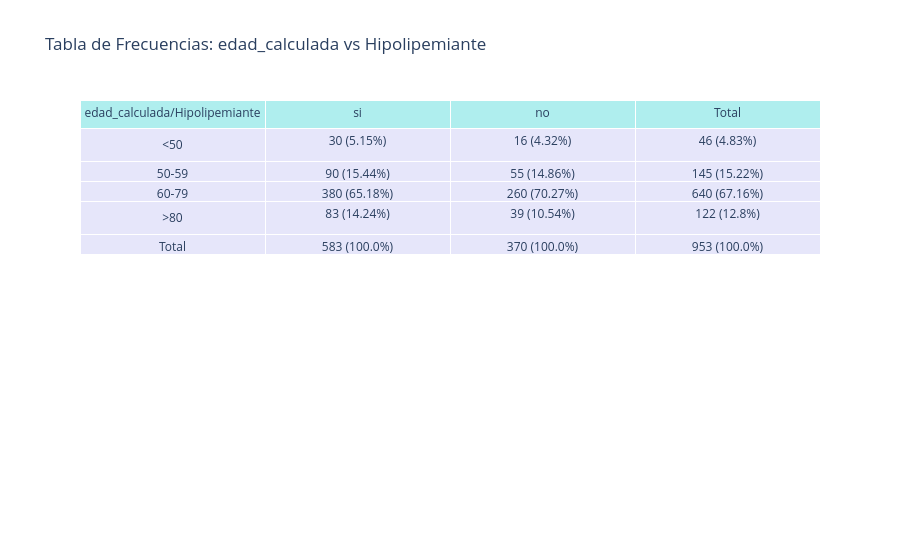
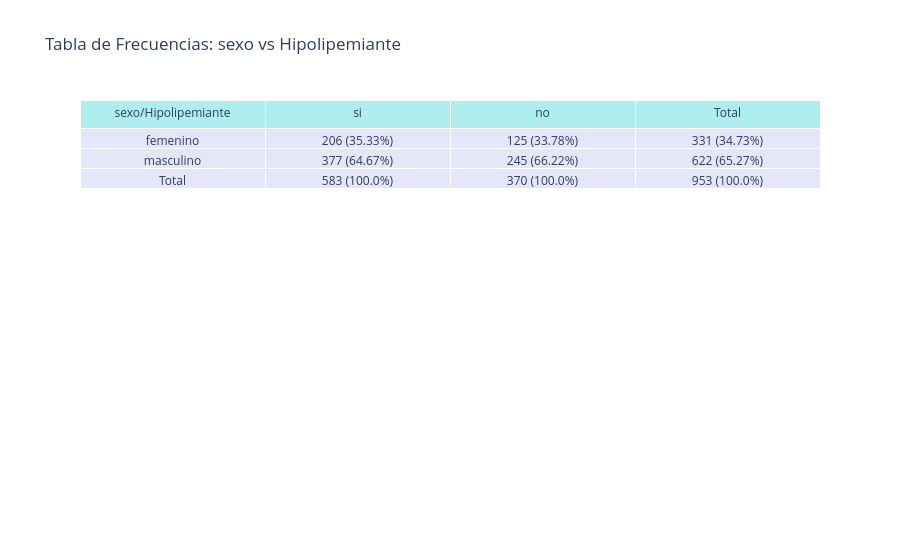
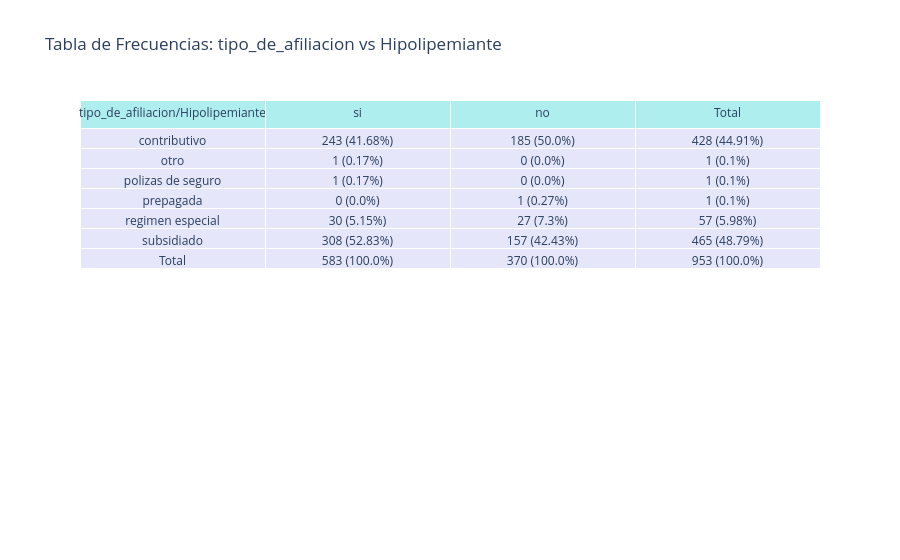
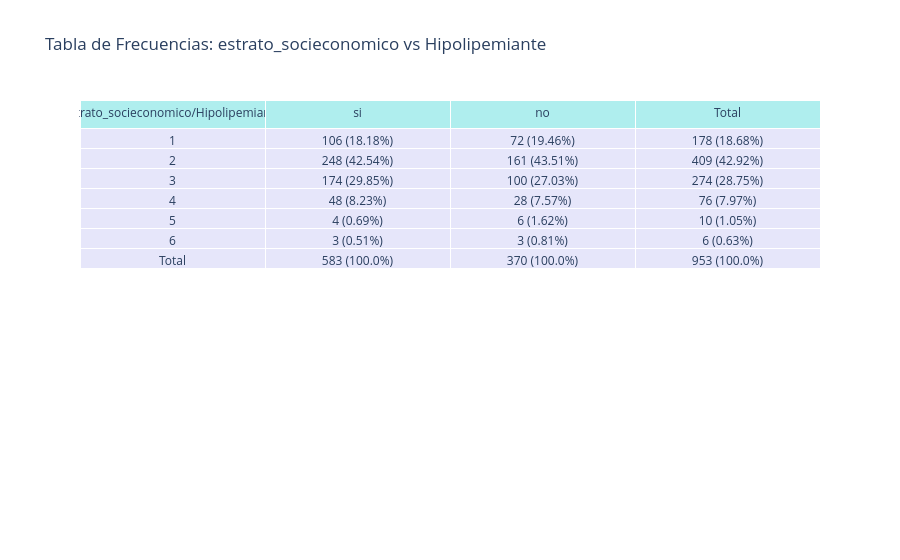

Notebook cell for these charts, in order:
### Code cell
import pandas as pd
from scipy.stats import chi2_contingency
import plotly.graph_objects as go

# Definir intervalos y etiquetas para agrupar edades
edad_intervals = [0, 49, 59, 79, 150]
edad_labels = ['<50', '50-59', '60-79', '>80']
variables_categoricas = ['edad_grupo', 'sexo']+['Hipolipemiante']+ ['cLDL_controlado',
                                                                    'estrato_socieconomico',
 'antecedentes_de_tabaquismo',
 '¿resultados_relacionados_a_problemas cardiacos?',
       'HDL_controlado',
       'Trigliceridos_controlados']
variables_numericas = ['edad_calculada'] 

# Creación de grupo por intervalos de edad
df['edad_grupo'] = pd.cut(
    df['edad_calculada'], bins=edad_intervals, labels=edad_labels, right=False
)

for variable in variables:
    for agrupacion in agrupaciones:
        # Crear tabla de frecuencias cruzadas con totales incluidos
        if agrupacion == 'edad_calculada':
            # Usar 'edad_grupo' directamente
            tabla_frecuencias = pd.crosstab(
                df['edad_grupo'], df[variable], margins=True, margins_name="Total"
            )
        else:
            tabla_frecuencias = pd.crosstab(
                df[agrupacion], df[variable], margins=True, margins_name="Total"
            )
        
        # Reordenar las columnas en el orden 'si', 'no', 'Total'
        if 'si' in tabla_frecuencias.columns and 'no' in tabla_frecuencias.columns:
            tabla_frecuencias = tabla_frecuencias[['si', 'no', 'Total']]
        
        # Calcular porcentajes por columnas
        totales_columna = tabla_frecuencias.loc["Total", :]
        porcentajes = (tabla_frecuencias.div(totales_columna, axis=1) * 100).round(2)
        
        # Combinar frecuencias y porcentajes en un formato "valor (porcentaje%)"
        tabla_final_percent = tabla_frecuencias.astype(str) + " (" + porcentajes.astype(str) + "%)"
        
        # Crear título dinámico para la esquina superior izquierda
        titulo_esquina = f"{agrupacion}/{variable}"

        # Verificar si es una combinación de variables categóricas
        if agrupacion in variables_categoricas and variable in variables_categoricas:
            print(agrupacion, variable)
            
            tabla_frecuencias = pd.crosstab(
                df[agrupacion], df[variable]
            )
            if tabla_frecuencias.shape[0] > 1 and tabla_frecuencias.shape[1] > 1:
                try:
                    chi2, p, dof, expected = chi2_contingency(tabla_frecuencias)
                    print(f"Chi-cuadrado entre {agrupacion} y {variable}:")
                    print(f"  Estadístico Chi2: {chi2:.2f}")
                    print(f"  p-valor: {p:.4f}")
                    print(f"  Grados de libertad: {dof}")
                except ValueError:
                    print(f"No se puede calcular Chi-cuadrado entre {agrupacion} y {variable}: tabla inválida.")
            else:
                print(f"La tabla de contingencia para {agrupacion} y {variable} no tiene suficientes datos.")
        
        # Verificar si al menos una de las variables es numérica
        elif agrupacion in variables_numericas or variable in variables_numericas:
            print(f"Variables numéricas detectadas: {agrupacion} y/o {variable}.")
            
            # Convertir 'si'/'no' a 1/0 para las variables categóricas antes de calcular la correlación
            if df[agrupacion].dtype == 'object' and df[agrupacion].isin(['si', 'no']).any():
                df[agrupacion] = df[agrupacion].replace({'si': 1, 'no': 0})
            
            if df[variable].dtype == 'object' and df[variable].isin(['si', 'no']).any():
                df[variable] = df[variable].replace({'si': 1, 'no': 0})
            
            # Calcular la correlación de Pearson solo si ambas variables son numéricas
            if df[agrupacion].dtype in ['int64', 'float64'] and df[variable].dtype in ['int64', 'float64']:
                correlacion = df[agrupacion].corr(df[variable])
                print(f"  Correlación de Pearson: {correlacion:.2f}")
            else:
                print(f"Una o ambas variables no son numéricas para calcular la correlación.")
            
            # Revertir la conversión de 1/0 a 'si'/'no' después de calcular la correlación
            if df[agrupacion].isin([1, 0]).any():
                df[agrupacion] = df[agrupacion].replace({1: 'si', 0: 'no'})
            
            if df[variable].isin([0, 1]).any():
                df[variable] = df[variable].replace({1: 'si', 0: 'no'})
        
        # Mostrar la tabla de frecuencias y porcentajes
        print(tabla_final_percent)
        fig = go.Figure(data=[go.Table(
            header=dict(
                values=[titulo_esquina] + list(tabla_final_percent.columns),
                fill_color='paleturquoise',
                align='center'
            ),
            cells=dict(
                values=[list(tabla_final_percent.index)] + [tabla_final_percent[col].values for col in tabla_final_percent.columns],
                fill_color='lavender',
                align='center'
            )
        )])
        
        # Ajustar diseño de la tabla
        fig.update_layout(
            title=f"Tabla de Frecuencias: {agrupacion} vs {variable}"
        )
        fig.show()

### Figure 1 — Plotly figure (JSON) as saved in the notebook; plotly's stock layout.template omitted (floating-point values rounded to 4 significant figures)
{"data": [{"cells": {"align": "center", "fill": {"color": "lavender"}, "values": [["<50", "50-59", "60-79", ">80", "Total"], ["30 (5.15%)", "90 (15.44%)", "380 (65.18%)", "83 (14.24%)", "583 (100.0%)"], ["16 (4.32%)", "55 (14.86%)", "260 (70.27%)", "39 (10.54%)", "370 (100.0%)"], ["46 (4.83%)", "145 (15.22%)", "640 (67.16%)", "122 (12.8%)", "953 (100.0%)"]]}, "header": {"align": "center", "fill": {"color": "paleturquoise"}, "values": ["edad_calculada/Hipolipemiante", "si", "no", "Total"]}, "type": "table"}], "layout": {"title": {"text": "Tabla de Frecuencias: edad_calculada vs Hipolipemiante"}}}

### Figure 2 — Plotly figure (JSON) as saved in the notebook; plotly's stock layout.template omitted (floating-point values rounded to 4 significant figures)
{"data": [{"cells": {"align": "center", "fill": {"color": "lavender"}, "values": [["femenino", "masculino", "Total"], ["206 (35.33%)", "377 (64.67%)", "583 (100.0%)"], ["125 (33.78%)", "245 (66.22%)", "370 (100.0%)"], ["331 (34.73%)", "622 (65.27%)", "953 (100.0%)"]]}, "header": {"align": "center", "fill": {"color": "paleturquoise"}, "values": ["sexo/Hipolipemiante", "si", "no", "Total"]}, "type": "table"}], "layout": {"title": {"text": "Tabla de Frecuencias: sexo vs Hipolipemiante"}}}

### Figure 3 — Plotly figure (JSON) as saved in the notebook; plotly's stock layout.template omitted (floating-point values rounded to 4 significant figures)
{"data": [{"cells": {"align": "center", "fill": {"color": "lavender"}, "values": [["contributivo", "otro", "polizas de seguro", "prepagada", "regimen especial", "subsidiado", "Total"], ["243 (41.68%)", "1 (0.17%)", "1 (0.17%)", "0 (0.0%)", "30 (5.15%)", "308 (52.83%)", "583 (100.0%)"], ["185 (50.0%)", "0 (0.0%)", "0 (0.0%)", "1 (0.27%)", "27 (7.3%)", "157 (42.43%)", "370 (100.0%)"], ["428 (44.91%)", "1 (0.1%)", "1 (0.1%)", "1 (0.1%)", "57 (5.98%)", "465 (48.79%)", "953 (100.0%)"]]}, "header": {"align": "center", "fill": {"color": "paleturquoise"}, "values": ["tipo_de_afiliacion/Hipolipemiante", "si", "no", "Total"]}, "type": "table"}], "layout": {"title": {"text": "Tabla de Frecuencias: tipo_de_afiliacion vs Hipolipemiante"}}}

### Figure 4 — Plotly figure (JSON) as saved in the notebook; plotly's stock layout.template omitted (floating-point values rounded to 4 significant figures)
{"data": [{"cells": {"align": "center", "fill": {"color": "lavender"}, "values": [[1, 2, 3, 4, 5, 6, "Total"], ["106 (18.18%)", "248 (42.54%)", "174 (29.85%)", "48 (8.23%)", "4 (0.69%)", "3 (0.51%)", "583 (100.0%)"], ["72 (19.46%)", "161 (43.51%)", "100 (27.03%)", "28 (7.57%)", "6 (1.62%)", "3 (0.81%)", "370 (100.0%)"], ["178 (18.68%)", "409 (42.92%)", "274 (28.75%)", "76 (7.97%)", "10 (1.05%)", "6 (0.63%)", "953 (100.0%)"]]}, "header": {"align": "center", "fill": {"color": "paleturquoise"}, "values": ["estrato_socieconomico/Hipolipemiante", "si", "no", "Total"]}, "type": "table"}], "layout": {"title": {"text": "Tabla de Frecuencias: estrato_socieconomico vs Hipolipemiante"}}}
